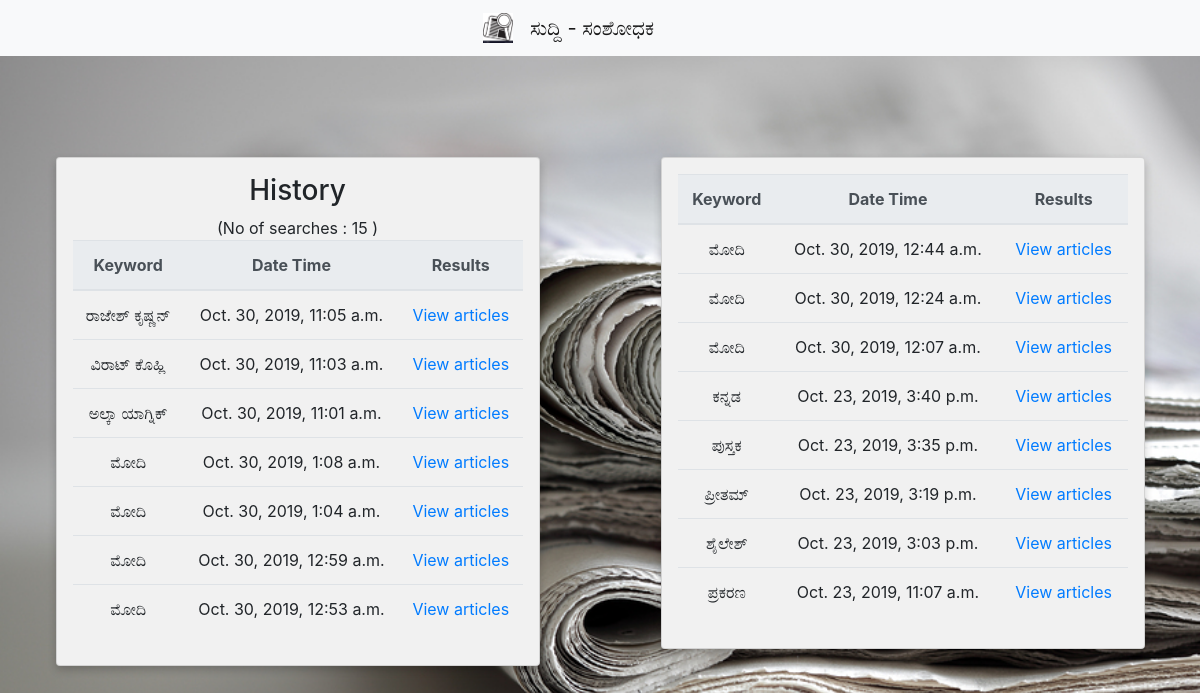
The page /history/ on the database its author committed.
### main/models.py (models this page shows, shortened)
class EntryItem(models.Model):
    unique_id = models.CharField(primary_key = True, max_length=100)
    task_id = models.CharField(max_length=100)
    keyword = models.CharField(max_length=40)
    status = models.CharField(max_length=10)
    date = models.DateTimeField(default = timezone.now)
    class Meta:
        ordering = ["-date"]

### main/views.py (the view)
# urls.py: path("history/", views.History, name="history"),
def History(request):
    objects = EntryItem.objects.all()
    half_length = int(len(objects)/2)
    return render(request, 'main/history.html',{'objects': objects, 'half_length': half_length, 'length': len(objects)  })

### main/templates/main/history.html
{% extends 'main/base.html' %}
{% block content %}
{% load static %}
<div class="row">
    <div class="column">
        <div class="card">
            <table class='table align-items-center table-flush'>
                <h3> History </h3>(No of searches : {{length}} )
                <thead class='thead-light'>
                    <tr>
                        <th>Keyword</th>
                        <th>Date Time</th>
                        <th>Results</th>
                    </tr>
                </thead>
                <tbody>
                    {% for item in objects.all %}
                        {% if forloop.counter <= half_length %}
                        <tr>
                            <td>{{ item.keyword }}</td>
                            <td>{{ item.date }}</td>
                            {% if item.status == "done" %}
                                <td><a href="{% url 'main:list' pk=item.unique_id %}">View articles</a></td>
                            {% else %}
                                <td>Processing Failed</td>
                            {% endif %}
                        </tr>
                        {% endif %}
                    {% endfor %}
                </tbody>
            </table>
        </div>
    </div>
    <div class="column">
        <div class="card">
            <table class='table align-items-center table-flush'>
                <thead class='thead-light'>
                    <tr>
                        <th>Keyword</th>
                        <th>Date Time</th>
                        <th>Results</th>
                    </tr>
                </thead>
                <tbody>
                    {% for item in objects.all %}
                        {% if forloop.counter > half_length %}
                        <tr>
                            <td>{{ item.keyword }}</td>
                            <td>{{ item.date }}</td>
                            {% if item.status == "done" %}
                                <td><a href="{% url 'main:list' pk=item.unique_id %}">View articles</a></td>
                            {% else %}
                                <td>Processing Failed</td>
                            {% endif %}
                        </tr>
                        {% endif %}
                    {% endfor %}
                </tbody>
            </table>
        </div>
    </div>
</div>
{% endblock content %}

### main/templates/main/base.html (shortened to what this page needs)
{% load static %}
<!DOCTYPE html>
<html>
<head>
    <link rel="stylesheet" type="text/css" href="{% static 'css/stylemain.css' %}">
    <link rel="stylesheet" href="https://stackpath.bootstrapcdn.com/bootstrap/4.3.1/css/bootstrap.min.css">
    <link rel="stylesheet" href="https://cdnjs.cloudflare.com/ajax/libs/font-awesome/4.7.0/css/font-awesome.min.css">
</head>
<body style="background-image:url({% static 'images/background_1.jpg' %}); background-size: cover;" >
<nav class="navbar fixed-top navbar-light bg-light">
  <a class="navbar-brand" href="http://127.0.0.1:8000/" style="margin-left: 40%">
    <img src="{% static 'images/icon.jpg' %}" width="30" height="30" class="d-inline-block align-top" alt="">
    &nbsp ಸುದ್ದಿ - ಸಂಶೋಧಕ
  </a>
</nav>
    {% block content %}
    {% endblock %}
</body>
</html>

### static/css/stylemain.css (style rules this page uses)
body { background-color:black; }

### main/templates/main/base.html (style rules this page uses)
* { box-sizing: border-box; }
.column { float: left; width: 50%; padding: 13% 5%; }
.row { margin: 0 -5px; }
.row:after { content: ""; display: table; clear: both; }
.card { box-shadow: 0 4px 8px 0 rgba(0, 0, 0, 0.2); padding: 16px; text-align: center; background-color: #f1f1f1; }

### rows shown on the page
EntryItem: keyword "ರಾಜೇಶ್ ಕೃಷ್ಣನ್", date "Oct. 30, 2019, 11:05 a.m.", status "View articles"
EntryItem: keyword "ವಿರಾಟ್ ಕೊಹ್ಲಿ", date "Oct. 30, 2019, 11:03 a.m.", status "View articles"
EntryItem: keyword "ಅಲ್ಕಾ ಯಾಗ್ನಿಕ್", date "Oct. 30, 2019, 11:01 a.m.", status "View articles"
EntryItem: keyword "ಮೋದಿ", date "Oct. 30, 2019, 1:08 a.m.", status "View articles"
EntryItem: keyword "ಮೋದಿ", date "Oct. 30, 2019, 1:04 a.m.", status "View articles"
EntryItem: keyword "ಮೋದಿ", date "Oct. 30, 2019, 12:59 a.m.", status "View articles"
EntryItem: keyword "ಮೋದಿ", date "Oct. 30, 2019, 12:53 a.m.", status "View articles"
EntryItem: keyword "ಮೋದಿ", date "Oct. 30, 2019, 12:44 a.m.", status "View articles"
EntryItem: keyword "ಮೋದಿ", date "Oct. 30, 2019, 12:24 a.m.", status "View articles"
EntryItem: keyword "ಮೋದಿ", date "Oct. 30, 2019, 12:07 a.m.", status "View articles"
EntryItem: keyword "ಕನ್ನಡ", date "Oct. 23, 2019, 3:40 p.m.", status "View articles"
EntryItem: keyword "ಪುಸ್ತಕ", date "Oct. 23, 2019, 3:35 p.m.", status "View articles"
EntryItem: keyword "ಪ್ರೀತಮ್", date "Oct. 23, 2019, 3:19 p.m.", status "View articles"
EntryItem: keyword "ಶೈಲೇಶ್", date "Oct. 23, 2019, 3:03 p.m.", status "View articles"
EntryItem: keyword "ಪ್ರಕರಣ", date "Oct. 23, 2019, 11:07 a.m.", status "View articles"
